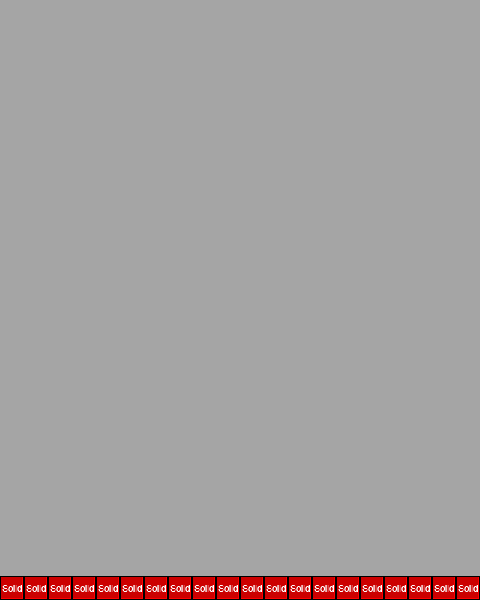

Rendered tile map (Tiled .tmx) drawn with the repository's tilesets; below, a short description and the map source with its tile grids summarised:
An orthogonal 20x25 tile map with 24x24 px tiles, 2 tile layers (BG, collision), 2 tilesets and 2 objects (mainPlayer, collector).

<map version="1.0" orientation="orthogonal" renderorder="right-down" width="20" height="25" tilewidth="24" tileheight="24">
 <tileset firstgid="1" name="sewer_tileset" tilewidth="24" tileheight="24">
  <image source="../img/map/sewer_tileset.png" trans="ff00ff" width="192" height="217" />
 </tileset>
 <tileset firstgid="73" name="metatiles24x24" tilewidth="24" tileheight="24">
  <image source="../img/map/metatiles24x24.png" trans="ff00ff" width="120" height="24" />
  <tile id="0">
   <properties>
    <property name="type" value="solid" />
   </properties>
  </tile>
  <tile id="1">
   <properties>
    <property name="type" value="platform" />
   </properties>
  </tile>
 </tileset>
 <layer name="BG" width="20" height="25">
  <data>[500 cells, 500 non-empty, 2 distinct tile ids]</data>
 </layer>
 <objectgroup name="Main">
  <object name="mainPlayer" x="83" y="467.311" width="48" height="48">
   <properties>
    <property name="image" value="main_char_walk" />
   </properties>
  </object>
  <object name="collector" x="24.0389" y="488.015" width="32" height="32">
   <properties>
    <property name="image" value="collector" />
    <property name="spriteheight" value="32" />
   </properties>
  </object>
 </objectgroup>
 <layer name="collision" width="20" height="25">
  <data>[500 cells, 20 non-empty, 1 distinct tile ids]</data>
 </layer>
</map>
